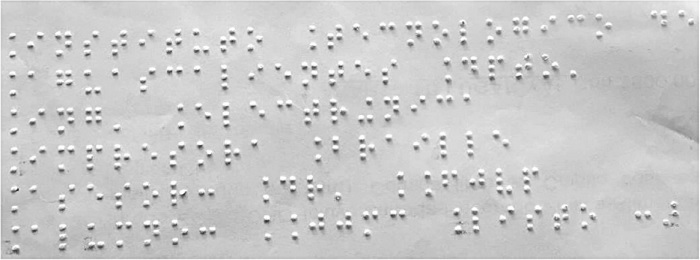
#> input picture obr/imagens/braille_inclinado.png, 700 x 260 px, found by its file name
$ jupyter execute construindo_a_box_versao5.ipynb
#> lines starting #> are read from the running program, lines starting #| are printed output that depends on the picture; after the words box and inside, x2 and y2 are one past the last pixel; in counts of white or black regions, pixels touching at a corner belong together
[cell 1]
import cv2
import matplotlib.pyplot as plt
import numpy as np
import skimage.morphology
import statistics as stat

[cell 2]
def make_histogram_y(img):
    '''
    Organiza os dados da projeção horizontal na imagem

    Entrada:
    img -> Array da imagem

    Saída:
    hist -> Array com os valores do histograma de projeção horizontal
    '''

    height, width = img.shape

    hist = np.zeros(height)
    for x in range(height):
        for y in range(width):
            if (img[x][y] == 1):
                hist[x] += 1

    return hist

[cell 3]
def make_histogram_x(img):
    '''
    Organiza os dados da projeção vertical na imagem, essa projeção só pode ser
    feita se a imagem de entrada possuir apenas uma única linha de caracteres
    braiile

    Entrada:
    img -> Array da imagem

    Saída:
    hist -> Array com os valores do histograma de projeção vertical
    '''

    height, width = img.shape

    hist = np.zeros(width)
    for x in range(height):
        for y in range(width):
            if (img[x][y] == 1):
                hist[y] += 1

    return hist

[cell 4]
def get_delimiters(hist):
    '''
    Encontra os delimitadores verticais e horizontais da posição onde se
    encontram os pontos dos caracteres braille por meio do histograma

    Entrada:
    hist --> Array com os valores do histograma

    Saída:
    delimiters --> Array com os delimitadores de posição dos pontos

    '''
    delimiters = list()
    for i in range(1, len(hist)-1):
        if (hist[i] > 0) and (hist[i-1] == 0) and (hist[i+1] > 0):
            delimiters.append(i-1)
        if (hist[i] > 0) and (hist[i-1] > 0) and (hist[i+1] == 0):
            delimiters.append(i+1)

    return delimiters

[cell 5]
def get_line_delimiters(delimiters):
    '''
    Encontra os delimitadores que determinam onde começam e onde terminam
    as linhas de texto braille da imagem

    Entrada:
    delimiters --> Array com os delimitadores de posição dos pontos

    Saída:
    line_delimiters --> Array com os delimitadores de linha
    '''

    distances = list()
    for i in range(len(delimiters)-1):
        distances.append(delimiters[i+1] - delimiters[i])
        # print(f"{delimiters[i+1]} - {delimiters[i]}", end='\n')
    distances = np.array(distances)
    # print(distances)

    min = distances.min() # Distância entre linhas de pontos de um mesmo caractere
    mode = stat.mode(distances) # Diâmetro dos pontos
    # print(mode)

    if (mode - min) > 2:
        limiar = min+2
    else:
        limiar = min+1

    line_delimiters = list()
    for i in range(1, len(delimiters)-2):

        if (distances[i] > mode and distances[i+1] > limiar and distances[i-1] > limiar):

            line_delimiters.append(delimiters[i])
            line_delimiters.append(delimiters[i+1])
        if i-1 == 0:
            line_delimiters.append(delimiters[i-1])
        if i+1 == len(delimiters)-2:
            line_delimiters.append(delimiters[i+2])

    return line_delimiters

[cell 6]
def get_character_delimiters(delimiters):
    '''
    Utiliza os delimitadores de posição para determinar os delimitadores dos
    caracteres braille por meio do cálculo de suas distâncias

    Entrada:
    delimiters --> Array com os delimitadores de posição dos pontos

    Saída:
    character_delimiters --> Array com os delimitadores dos caracteres
    '''

    distances = list()
    for i in range(len(delimiters)-1):
        distances.append(delimiters[i+1] - delimiters[i])
        # print(f"{delimiters[i+1]} - {delimiters[i]}", end='\n')
    distances = np.array(distances)
    min = distances.min()
    mode=stat.mode(distances)

    if (mode - min) > 2:
        limiar = min+2
    else:
        limiar = min+1
    # print(limiar)
    # print(distances)

    character_delimiters = list()
    for i in range(len(delimiters)-1):

        # Delimitando os caracters que possuem pontos nas duas colunas
        diameter = mode
        if (distances[i] <= limiar and distances[i] != mode-1 ):
            if i != 0:
                diameter = delimiters[i] - delimiters[i-1]
            character_delimiters.append(delimiters[i] - diameter)
            character_delimiters.append(delimiters[i+1] + diameter)


        #Delimitando os caracteres de início e final de linha
        elif i == 0 and distances[i+1] > limiar:
            # Caso em que o caractere possui pontos apenas na coluna da esquerda
            if (distances[i+1] > mode+limiar):
                character_delimiters.append(delimiters[i+1] + min + mode)
                character_delimiters.append(delimiters[i])
            # Caso em que o caractere possui pontos apenas na coluna da direita
            else:
                character_delimiters.append(delimiters[i] - min - mode)
                character_delimiters.append(delimiters[i+1])

        elif (i == len(distances)-1) and distances[i-1] > limiar:
            # Caso em que o caractere possui pontos apenas na coluna da direita
            if (distances[i-1] > mode+limiar and distances[i-3] > limiar):
                character_delimiters.append(delimiters[i-1] - min - mode)
                character_delimiters.append(delimiters[i])
            # Caso em que o caractere possui pontos apenas na coluna da esquerda
            else:
                character_delimiters.append(delimiters[i+1] + min + mode)
                character_delimiters.append(delimiters[i])

        # Delimitando os caracteres que possuem pontos apenas na coluna da esquerda
        if (distances[i] > 1.5*mode+min):
            if i > 1 and distances[i-2] > limiar:
                character_delimiters.append(delimiters[i] + min + mode)
                character_delimiters.append(delimiters[i-1])

        # Delimitando os caracteres que possuem pontos apenas na coluna da direita
        elif ((distances[i] > 1.5*mode+min) and (i < len(delimiters)-3) and
            (distances[i+2] > limiar)):
            # if (i < len(delimiters_x)-3) and distances[i+2] > min+1:
                character_delimiters.append(delimiters[i+2])
                character_delimiters.append(delimiters[i+1] - min - mode)
            # elif i == len(delimiters)-2:
            #     character_delimiters.append(delimiters[i+2])
            #     character_delimiters.append(delimiters[i+1] - min - mode)

        # Delimitando os caracteres de espaço em branco
        if (distances[i] >= 3*mode+min):
            character_delimiters.append(delimiters[i] + mode)
            character_delimiters.append(delimiters[i+1] - mode)

    return character_delimiters

[cell 7]
def get_line_subimages(img, line_delimiters):
    '''
    Utiliza os delimitadores de linha para recortar a imagem em subimagens, cada
    uma com uma linha de carateres braille

    Entrada:
    img -> Array da imagem que será recortada
    line_delimiters --> Array com os delimitadores de linha

    Saída:
    line_subimages --> Array com subimagens das linhas recortadas
    '''
    line_delimiters = sorted(line_delimiters)
    line_subimages = list()
    for i in range(len(line_delimiters)//2):
        line_subimages.append(img[line_delimiters[2*i]:line_delimiters[2*i+1],:])
    return line_subimages

[cell 8]
def get_character_subimages(img, char_delimiters):
    '''
    Recorta a imagem que contém uma linha de caracteres braille em subimagens
    contendo os caracteres, que por sua vez são armazenadas em um array na ordem
    de leitura

    Entrada:
    img --> Array da imagem contendo um linha de caracteres
    char_delimiters --> Array com os delimitadores dos caracteres

    Saída:
    subimages --> Array com as subimagens dos caracteres
    '''

    char_delimiters = sorted(char_delimiters)
    for i in range(len(char_delimiters)):
        if char_delimiters[i] < 0:
            char_delimiters[i] = 0

    char_subimages = list()
    for i in range(len(char_delimiters)//2):
        char_subimages.append(img[:,char_delimiters[2*i]:char_delimiters[2*i+1]])
    return char_subimages

[cell 9]
def optical_braille_recognition(img):
    '''
    Recebe uma imagem pré-processada contendo um texto em braille, detecta a
    posição desses caracters na imagem e apartir disso obtem uma matriz de
    subimagens contendo os caracteres braille

    Entrada:
    img --> Array da imagem pré-processada

    Saída:
    subimages --> matriz de subimagens contendo os caracteres braille
    '''

    hist_y = make_histogram_y(img)
    delimiters_y = get_delimiters(hist_y)
    line_delimiters = get_line_delimiters(delimiters_y)
    line_subimages = get_line_subimages(img, line_delimiters)

    subimages = list()
    for i in range(len(line_subimages)):
        hist_x = make_histogram_x(line_subimages[i])
        delimiters_x = get_delimiters(hist_x)
        char_delimiters = get_character_delimiters(delimiters_x)
        char_subimages = get_character_subimages(line_subimages[i], char_delimiters)
        subimages.append(char_subimages)

    return subimages

Verificando o histograma de uma imagem com o texto braille inclinado

[cell 10]
img = cv2.imread("/content/drive/MyDrive/Colab Notebooks/imagens/braille_inclinado.png", 0)
#> img is the input picture: shape (260, 700); min 43, max 255, mean 201.8
_ , img_bin = cv2.threshold(img, 150, 255, cv2.THRESH_BINARY)
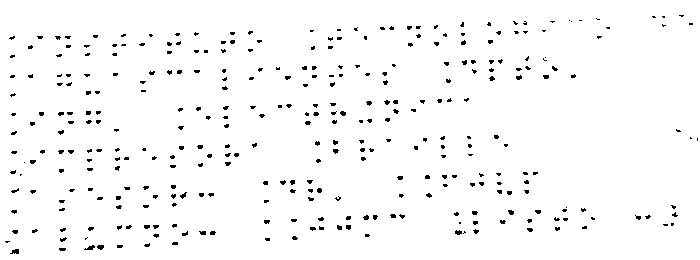
#> img_bin: shape (260, 700); 97.3% white; black in thin lines or dots
img_bin = (~img_bin)/255
#> img_bin: shape (260, 700) float64; values 0 (black) and 1 (white), 2.7% white in thin lines or dots

# Realizando erosão seguida de dilatação para separar pontos conectados
kernel = skimage.morphology.disk(1)
dst_img = cv2.erode( img_bin, kernel, iterations = 1 )
#> dst_img: shape (260, 700) float64; values 0 (black) and 1 (white), 0.7% white in thin lines or dots, all inside (x1, y1, x2, y2) = (11, 23, 676, 253)
img_bin = cv2.dilate( dst_img, kernel, iterations = 1 )
#> img_bin: shape (260, 700) float64; values 0 (black) and 1 (white), 2.1% white in thin lines or dots, all inside (x1, y1, x2, y2) = (10, 22, 677, 254)

hist_y = make_histogram_y(img_bin)
#> hist_y = 260 values, max 50 at index 228, min 0 at index 0, mean 14.8
delimiters_y = get_delimiters(hist_y)
#> after the loop in get_delimiters, `for i in range(1, len(hist)-1):`: delimiters = [21, 90, 90, 97, 97, 254]
#> delimiters_y = [21, 90, 90, 97, 97, 254]
line_delimiters = get_line_delimiters(delimiters_y)
#> the loop in get_line_delimiters, `for i in range(len(delimiters)-1):` made 5 passes
#> after the loop in get_line_delimiters, `for i in range(len(delimiters)-1):`: distances = [69, 0, 7, 0, 157]
#> in get_line_delimiters, `min = distances.min()`: min = 0
#> in get_line_delimiters, `limiar = min+1`: limiar = 1
#> the loop in get_line_delimiters, `for i in range(1, len(delimiters)-2): ` made 3 passes
#> after the loop in get_line_delimiters, `for i in range(1, len(delimiters)-2):`: line_delimiters = [21, 254]
#> line_delimiters = [21, 254]

x = np.arange(len(hist_y))
#> x = 260 values from 0 to 259

fig, axs = plt.subplots(nrows=2, ncols=1, figsize=(16,16))
axs[0].imshow(img_bin, cmap='gray')
axs[0].set_title("Imagem inclinada", fontsize=16)
axs[1].plot(x, hist_y)
axs[1].set_title("Histograma da imagem inclinada", fontsize=16)

for lx in line_delimiters:
    axs[1].axvline(lx, color='red')
#> this loop made 2 passes
#> lx on passes 1 to 2: 21, 254

for ly in line_delimiters:
    axs[0].axhline(ly, color='red')
#> this loop made 2 passes
#> figure, not shown here; panel 2: curve peaks at x = 228, y = 50

Histograma da mesma imagem só que agora com uma correção de inclinação

[cell 11]
img = cv2.imread("/content/drive/MyDrive/Colab Notebooks/imagens/braille_corrigido.png", 0)
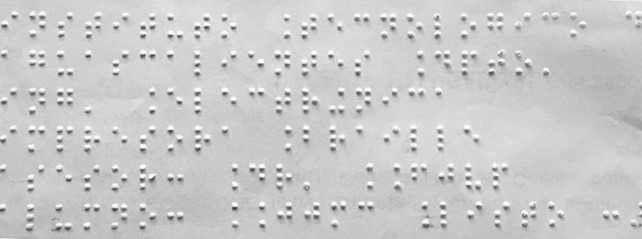
#> input picture obr/imagens/braille_corrigido.png, 642 x 239 px, found by its file name
#> img is the input picture: shape (239, 642); min 50, max 255, mean 201.8
# img_blur = cv2.GaussianBlur(img, (7,7), 0.5)
_ , img_bin = cv2.threshold(img, 150, 255, cv2.THRESH_BINARY)
#> img_bin: shape (239, 642); 97.1% white; black in thin lines or dots
# [5 lines of commented-out code are left out]
img_bin = (~img_bin)/255
#> img_bin: shape (239, 642) float64; values 0 (black) and 1 (white), 2.9% white in thin lines or dots

# Realizando erosão seguida de dilatação para separar pontos conectados
kernel = skimage.morphology.disk(1)
dst_img = cv2.erode( img_bin, kernel, iterations = 1 )
#> dst_img: shape (239, 642) float64; values 0 (black) and 1 (white), 0.8% white in thin lines or dots, all inside (x1, y1, x2, y2) = (0, 16, 642, 231)
img_bin = cv2.dilate( dst_img, kernel, iterations = 1 )
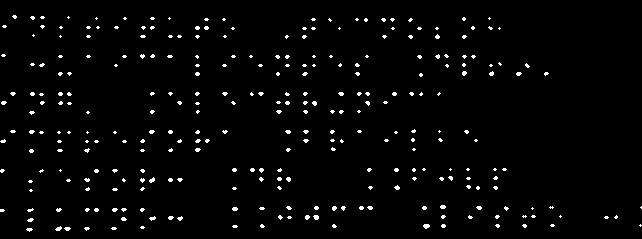
#> img_bin: shape (239, 642) float64; values 0 (black) and 1 (white), 2.4% white in thin lines or dots

hist_y = make_histogram_y(img_bin)
#> hist_y = 239 values, max 94 at index 93, min 0 at index 0, mean 15.3
delimiters_y = get_delimiters(hist_y)
#> delimiters_y = 36 values from 14 to 232
line_delimiters = get_line_delimiters(delimiters_y)
#> the loop in get_line_delimiters (call 2), `for i in range(len(delimiters)-1):` made 35 passes
#> the loop in get_line_delimiters (call 2), `for i in range(1, len(delimiters)-2): ` made 33 passes
#> line_delimiters = [14, 39, 53, 77, 91, 115, 128, 153, 167, 192, 204, 232]

x = np.arange(len(hist_y))
#> x = 239 values from 0 to 238
fig, axs = plt.subplots(nrows=2, ncols=1, figsize=(16,16))
axs[0].imshow(img_bin, cmap='gray')
axs[0].set_title("Imagem corrigida em -2°", fontsize=16)
axs[1].plot(x, hist_y)
axs[1].set_title("Histograma da imagem corrigida em -2°", fontsize=16)

for lx in line_delimiters:
    axs[1].axvline(lx, color='red')
#> this loop made 12 passes
#> lx on passes 1 to 12: 14, 39, 53, 77, 91, 115, 128, 153, 167, 192, 204, 232

for ly in line_delimiters:
    axs[0].axhline(ly, color='red')
#> this loop made 12 passes
#> figure, not shown here; panel 2: curve peaks at x = 93, y = 94

[cell 12]
subimages1 = optical_braille_recognition(img_bin)
#> in optical_braille_recognition, `delimiters_y = get_delimiters(hist_y)`: delimiters_y = 36 values from 14 to 232
#> the loop in get_line_subimages, `for i in range(len(line_delimiters)//2):` made 6 passes
#> after the loop in get_line_subimages, `for i in range(len(line_delimiters)//2):`: line_subimages = 6 items
#> the loop in optical_braille_recognition, `for i in range(len(line_subimages)):` made 6 passes
#> (height in make_histogram_x, min in get_character_delimiters, limiar in get_character_delimiters) on passes 1 to 6: (25, 2, 4), (24, 2, 4), (24, 2, 4), (25, 3, 5), (25, 3, 5), (28, 1, 3)
#> subimages1 = 6 items

[cell 13]
line_subimg = get_line_subimages(img_bin, line_delimiters)
#> the loop in get_line_subimages (call 2), `for i in range(len(line_delimiters)//2):` made 6 passes
#> line_subimg = 6 items

i = 5
hist_x = make_histogram_x(line_subimg[i])
#> hist_x = 642 values, max 12 at index 442, min 0 at index 5, mean 1.28
delimiters_x = get_delimiters(hist_x)
#> delimiters_x = 68 values from 5 to 638
char_delimiters = get_character_delimiters(delimiters_x)
#> char_delimiters = 56 values, max 645 at index 50, min -2 at index 0, mean 313.4
char_subimages = get_character_subimages(line_subimg[i], char_delimiters)
#> char_subimages = 28 items

plt.figure(figsize=(16,12))
plt.imshow(line_subimg[i], cmap="gray")
for lx in char_delimiters:
    plt.axvline(lx, color='red')
#> this loop made 56 passes
#> lx on passes 1 to 12: -2, 25, 11, 19, 41, 25, 40, 48, 54, 71, 83, 100

[cell 14]
aux = list()
for i in range(len(subimages1)):
    aux.append(len(subimages1[i]))
#> this loop made 6 passes
#> after the loop, aux = [23, 24, 18, 19, 17, 28]
max = np.max(aux)
#> max = 28

fig, axs = plt.subplots(nrows=len(subimages1), ncols=max, figsize=(16,16))

for i in range(len(subimages1)):
    for j in range(len(subimages1[i])):
      axs[i][j].imshow(subimages1[i][j], cmap='gray')

[cell 15]
img = cv2.imread("/content/drive/MyDrive/Colab Notebooks/imagens/br2.jpg", 0)
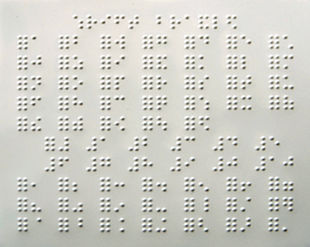
#> input picture obr/imagens/br2.jpg, 310 x 247 px, found by its file name
#> img: shape (247, 310); min 18, max 255, mean 205.8
_ , img_bin = cv2.threshold(img, 150, 255, cv2.THRESH_BINARY)
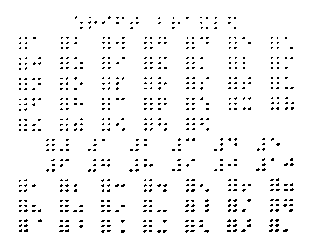
#> img_bin: shape (247, 310); 95.7% white; black in thin lines or dots, all inside (x1, y1, x2, y2) = (19, 16, 294, 233)
img_bin = (~img_bin)/255

kernel = skimage.morphology.disk(1)

img_bin = cv2.dilate( img_bin, kernel, iterations = 1 )
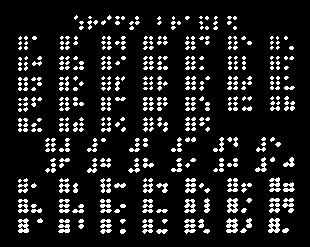
#> img_bin: shape (247, 310) float64; values 0 (black) and 1 (white), 11.6% white in thin lines or dots, all inside (x1, y1, x2, y2) = (18, 15, 295, 234)
img_bin = cv2.erode( img_bin, kernel, iterations = 1 )

plt.figure(figsize=(12,12))
plt.imshow(img_bin, cmap='gray')

hist_y = make_histogram_y(img_bin)
#> hist_y = 247 values, max 82 at index 185, min 0 at index 0, mean 13.33
delimiters_y = get_delimiters(hist_y)
#> delimiters_y = 62 values from 15 to 233
line_delimiters = get_line_delimiters(delimiters_y)
#> line_delimiters = [15, 29, 36, 49, 56, 70, 76, 90, 96, 111, 117, 131, 137, 151, 157, 172, 177, 192, 198, 212, 218, 233]

# x = np.arange(len(hist_y))
# plt.figure(figsize=(12,6))
# plt.plot(x, hist_y)

for ly in line_delimiters:
    plt.axhline(ly, color='red')
#> this loop made 22 passes
#> ly on passes 1 to 12: 15, 29, 36, 49, 56, 70, 76, 90, 96, 111, 117, 131

# for lx in line_delimiters:
#     plt.axvline(lx, color='red')
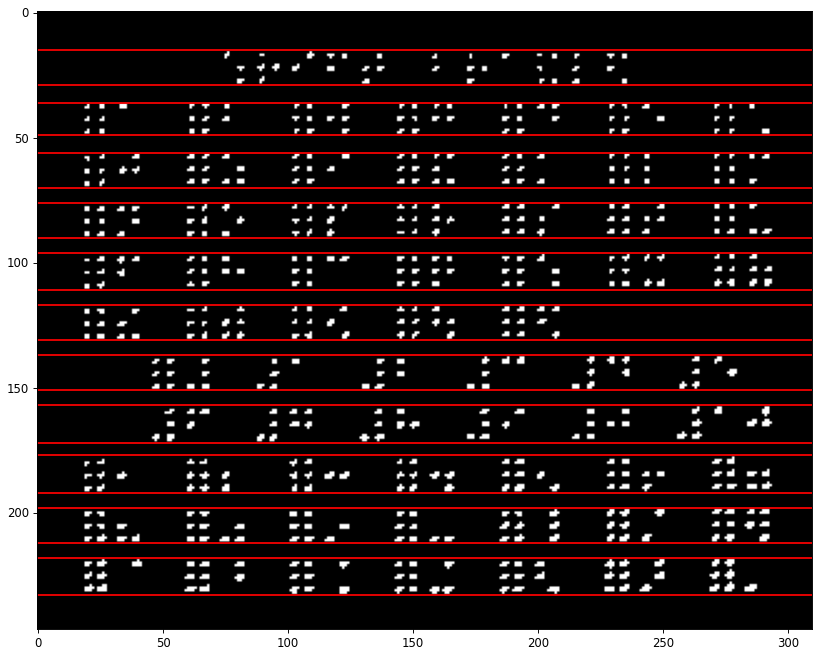
#> figure drawn by matplotlib, 1 panel

[cell 16]
line_subimg = get_line_subimages(img_bin, line_delimiters)
#> line_subimg = 11 items
plt.figure(figsize=(16,12))
plt.imshow(line_subimg[0], cmap='gray')

[cell 17]
i = 0
hist_x = make_histogram_x(line_subimg[i])
#> hist_x = 310 values, max 6 at index 173, min 0 at index 0, mean 0.474
delimiters_x = get_delimiters(hist_x)
#> delimiters_x = 38 values from 74 to 236
char_delimiters = get_character_delimiters(delimiters_x)
#> char_delimiters = [74, 82, 87, 97, 101, 111, 115, 125, 129, 139, 143, 153, 167, 157, 171, 181, 195, 185, 199, 209, 223, 213, 227, 237]
char_subimages = get_character_subimages(line_subimg[i], char_delimiters)
#> char_subimages = 12 items

plt.figure(figsize=(16,12))
plt.imshow(line_subimg[i], cmap="gray")
for lx in char_delimiters:
    plt.axvline(lx, color='red')
#> this loop made 24 passes
#> lx on passes 1 to 12: 74, 82, 87, 97, 101, 111, 115, 125, 129, 139, 143, 153
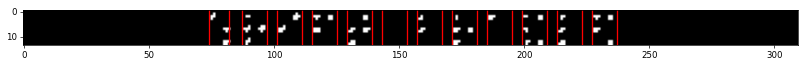
#> figure drawn by matplotlib, 1 panel

[cell 18]
subimages2 = optical_braille_recognition(img_bin)
#> the loop in optical_braille_recognition (call 2), `for i in range(len(line_subimages)):` made 11 passes
#> (height in make_histogram_x, min in get_character_delimiters, mode in get_character_delimiters, limiar in get_character_delimiters) on passes 1 to 11: (14, 2, 4, 3), (13, 2, 4, 3), (14, 1, 4, 3), (14, 1, 4, 3), (15, 1, 4, 3), (14, 1, 4, 3), (14, 1, 4, 3), (15, 1, 4, 3), (15, 1, 4, 3), (14, 0, 5, 2), (15, 0, 5, 2)
#> subimages2 = 11 items

[cell 19]
n = 10
fig, axs = plt.subplots(nrows=1, ncols=len(subimages2[n]), figsize=(16,14))
for i in range(len(subimages2[n])):
    axs[i].imshow(subimages2[n][i], cmap='gray')
#> this loop made 20 passes
print(i)
#| 19
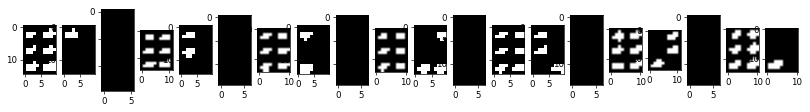
#> figure drawn by matplotlib, 20 panels

[cell 20]
aux = list()
for i in range(len(subimages2)):
    aux.append(len(subimages2[i]))
#> this loop made 11 passes
#> after the loop, aux = [12, 18, 17, 20, 20, 14, 17, 18, 20, 20, 20]
max = np.max(aux)
#> max = 20

fig, axs = plt.subplots(nrows=len(subimages2), ncols=max, figsize=(16,16))

for i in range(len(subimages2)):
    for j in range(len(subimages2[i])):
      axs[i][j].imshow(subimages2[i][j], cmap='gray')
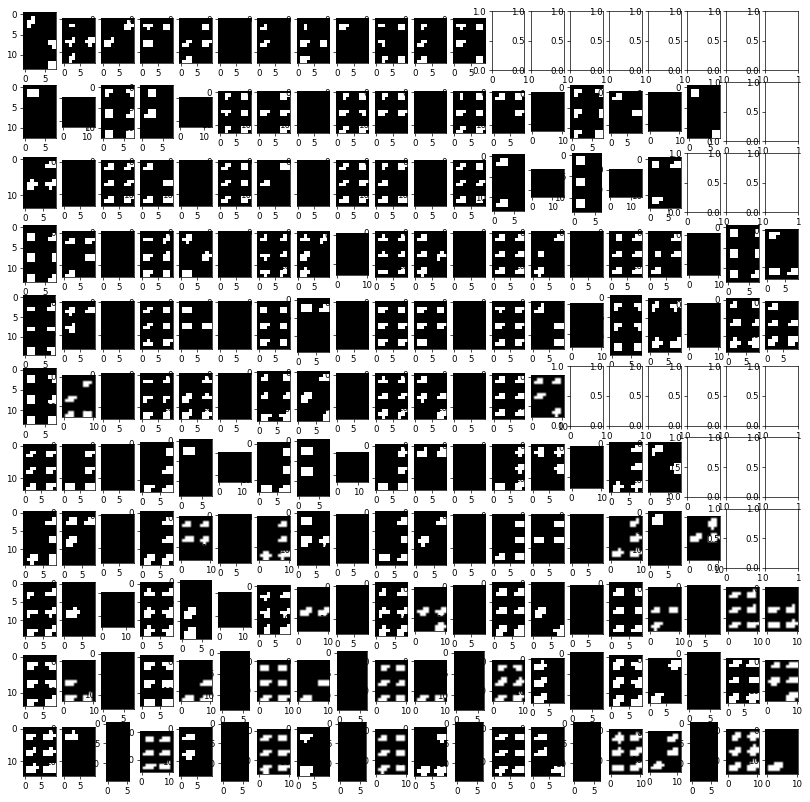
#> figure drawn by matplotlib, 196 panels
